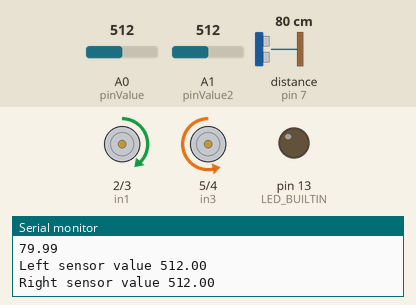
Recording of a sketch running on a simulated Arduino Uno, built with avr-gcc and run on an emulated ATmega328P. On the bench: motor-driver pin pairs drawn as motors (green arrow = first pin HIGH = forward, orange = second pin HIGH = backward, longer = more drive, scaled by the enable pin), output pins drawn as LEDs (lit = HIGH), the last lines printed to the serial monitor. The test bench sets the inputs (shaded band); at power-on: distance to the obstacle (sensor on pin 7) 80 cm, A0 (pinValue) = 512, A1 (pinValue2) = 512. The echo pulse lasts 58.3 µs per cm; pins used as bus, display or sensor lines are not drawn.

Above: at 4.2 s.
4.3 s: distance to the obstacle (sensor on pin 7) set to 2 cm
5.8 s: A0 (pinValue) set to 0
At 7.0 s:
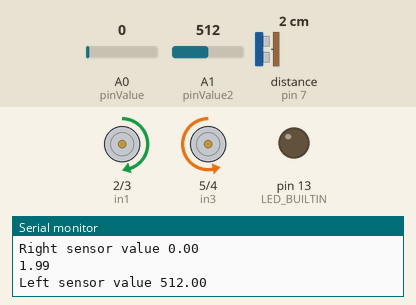
8.8 s: A1 (pinValue2) set to 266
11.8 s: A1 (pinValue2) set to 240
At 12.6 s:
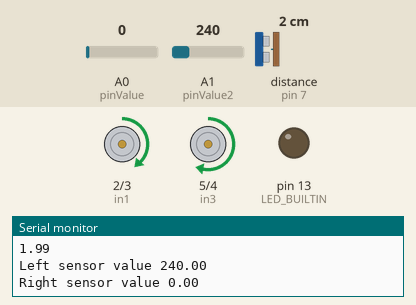
13.3 s: distance to the obstacle (sensor on pin 7) set to 9 cm
At 14.2 s:
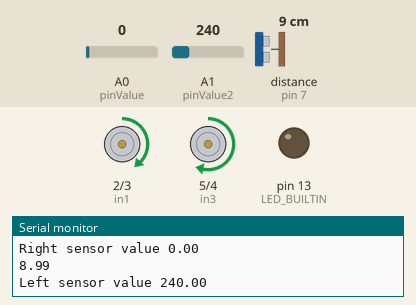
Timing chart, 0 to 15.9 s (numbered marks = the images above; inputs shaded):
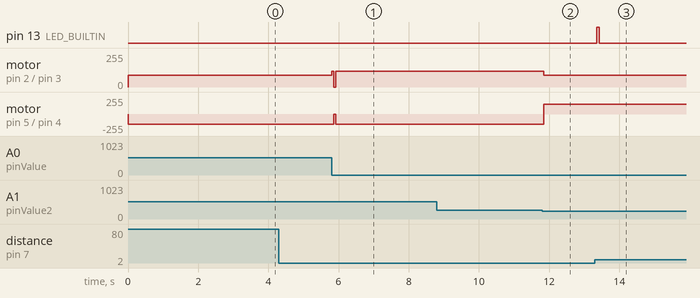

The sketch:

final_project.ino
```cpp
#define threshold 550
int enA = 10;
int enB = 9;
int in1 = 2;
int in2 = 3;
int in3 = 5;
int in4 = 4;
int motorSpeedForwardL = 150;
int motorSpeedForwardR = 90;
int pinValue = A0;
int pinValue2 = A1;
float NMleft;
float NMright;
int count = 0;
int flag = 0;
int updated = 0;
int obstacles = 0;

const int triggerPIN = 8;
const int echoPIN = 7;

float soundDuration, distToObjectInCM;


void setup()
{
  Serial.begin(9600);
  pinMode(enA,OUTPUT);
  pinMode(enB, OUTPUT);
  pinMode(in1,OUTPUT);
  pinMode(in2,OUTPUT);
  digitalWrite(in1,LOW);
  digitalWrite(in2,LOW);
  pinMode(in3,OUTPUT);
  pinMode(in4,OUTPUT);
  digitalWrite(in3,LOW);
  digitalWrite(in4,LOW);
  pinMode(LED_BUILTIN, OUTPUT);
  pinMode(triggerPIN, OUTPUT);
  pinMode(echoPIN, INPUT);
  digitalWrite(triggerPIN, LOW);

}


void loop() {

  float rightSensorValue;
  float leftSensorValue;

  rightSensorValue = analogRead(pinValue);
  leftSensorValue = analogRead(pinValue2);

  //Storing left and right sensor values


  Serial.println("Left sensor value " + String(leftSensorValue));
  Serial.println("Right sensor value " + String(rightSensorValue));

  NMleft = leftSensorValue/(leftSensorValue + rightSensorValue);
  NMright = rightSensorValue/(leftSensorValue + rightSensorValue);

  if(NMleft<=0.6 && NMleft>=0.4 && NMright<=0.6 && NMright>=0.4) {
    // if the left and right are approximately equal, i.e.
    // the normalized measurement is close to 0.5
    if(leftSensorValue > 250 && rightSensorValue > 400){
      moveForward();
      digitalWrite(LED_BUILTIN, LOW);
    }
    else {
      moveCircle();
    }
 }
  else if(NMleft<NMright && rightSensorValue > 400) {
    moveRight();
    digitalWrite(LED_BUILTIN, LOW);
  }
  else if(NMleft>NMright && leftSensorValue > 250) {
    count+=1;
    if(count!=2) {
      moveLeft();
      digitalWrite(LED_BUILTIN, LOW);
    }
  }
  else {
      moveCircle();
    }
  digitalWrite(triggerPIN, LOW);
  soundDuration = pulseIn(echoPIN,HIGH);
  unsigned long current_pulse = millis();
  unsigned long start_pulse = millis();
  while(current_pulse-start_pulse<=60){
    current_pulse = millis();
  }
  digitalWrite(triggerPIN, HIGH);
  distToObjectInCM =  (soundDuration*0.0343)/2;
  Serial.println(distToObjectInCM);
  if (distToObjectInCM <=30 && distToObjectInCM>=5) {
    // obstacle detected
    flag += 1;
    digitalWrite(LED_BUILTIN, HIGH);
  }
  else if (distToObjectInCM <=5) {
    digitalWrite(in1, LOW);
    digitalWrite(in2, LOW);
    digitalWrite(in3, LOW);
    digitalWrite(in4, LOW);
    flag = 0;
    updated = 0;
    if(obstacles!=2) digitalWrite(LED_BUILTIN, HIGH);
    else digitalWrite(LED_BUILTIN, LOW);
  }
  if(flag==1 && updated==0){
    // updating obstacles if not yet updated
    obstacles += 1;
    updated = 1;
  }
  else digitalWrite(LED_BUILTIN, LOW);

}

//functions for movement
//to make code modular

void moveForward() {

  digitalWrite(in1,HIGH);
  digitalWrite(in2,LOW);
  analogWrite(enA,motorSpeedForwardR);

  digitalWrite(in3,LOW);
  digitalWrite(in4,HIGH);
  analogWrite(enB,motorSpeedForwardL);

}

void moveCircle() {

  digitalWrite(in1,HIGH);
  digitalWrite(in2,LOW);
  analogWrite(enA,motorSpeedForwardR);

  digitalWrite(in3,HIGH);
  digitalWrite(in4,LOW);
  analogWrite(enB,motorSpeedForwardL);

}


void moveLeft() {

  digitalWrite(in1,HIGH);
  digitalWrite(in2,LOW);
  analogWrite(enA,motorSpeedForwardR + 30);

  digitalWrite(in3,LOW);
  digitalWrite(in4,HIGH);
  analogWrite(enB,motorSpeedForwardL);

}


void moveRight() {
  digitalWrite(in1,HIGH);
  digitalWrite(in2,LOW);
  analogWrite(enA,motorSpeedForwardR);

  digitalWrite(in3,LOW);
  digitalWrite(in4,HIGH);
  analogWrite(enB,motorSpeedForwardL + 30);

}
```

Measured:
- the behaviour switches between 251 and 250 on A1 (pinValue2) (found by bisection; images 1 and 2)
- after the input at 5.8 s, motor on pin 2 (in1) / pin 3 (in2): forward 90/255 → forward 120/255 at once; motor on pin 5 (in3) / pin 4 (in4): backward 150/255 → stopped after 0.07 s, → backward 150/255 0.05 s later
- after the input at 11.8 s, motor on pin 2 (in1) / pin 3 (in2): forward 120/255 → forward 90/255 after 0.05 s; motor on pin 5 (in3) / pin 4 (in4): backward 150/255 → forward 150/255 after 0.05 s
- after the input at 13.3 s, pin 13 (LED_BUILTIN): LOW → HIGH after 0.06 s, → LOW 0.06 s later
